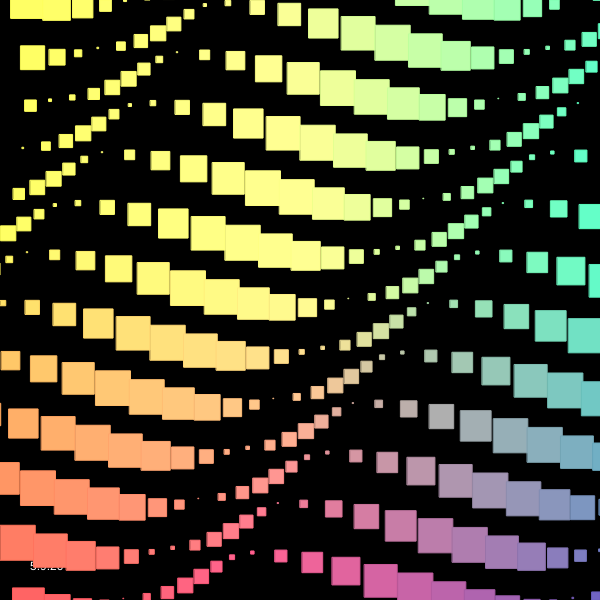
Frame 1 (no input)
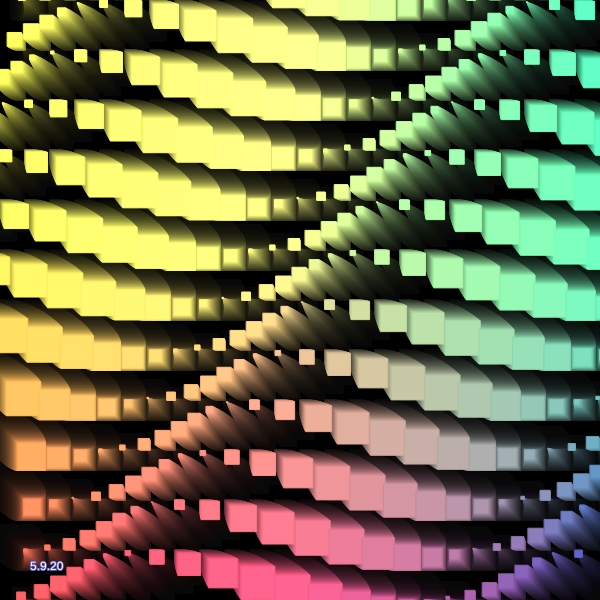
Frame 60 (no input)
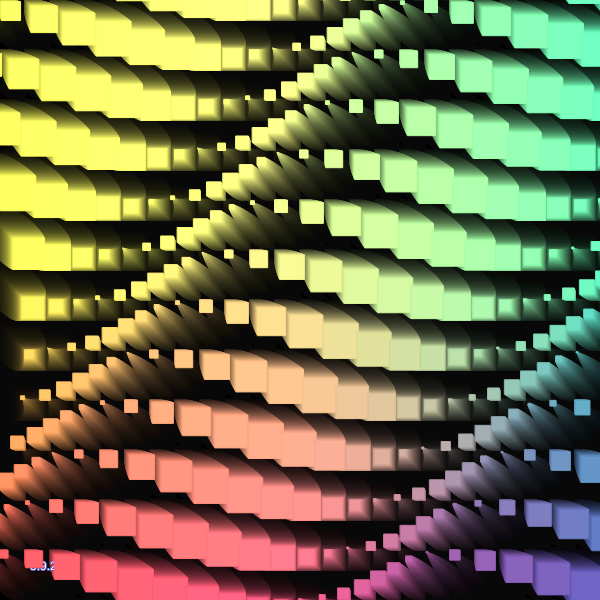
Frame 120 (the mouse pressed at the canvas centre since frame 60)

The p5.js sketch that drew these frames (run headless with seeded random() and noise() and a simulated clock; from frame 60 on, the mouse is pressed at the canvas centre):

// p5.js sketch
// ── sketch.js
var t;
var theta;
var maxFrameCount = 200; // frameCount, change for faster or slower animation

function setup() {
  createCanvas(600, 600);
  noStroke();
  background(0)
}

function draw() {
  background(0, 15);
    fill(255);
  text("5.9.20", 30, height - 30)
  translate(width/2, height/2); // translate 0,0 to center

  t = frameCount/maxFrameCount;
  theta = TWO_PI*t;

  for ( var x= -width/2; x <= width/2; x += 25) {
    for (var y= -height/2; y <= height/2; y += 50) {
      var offSet = 50*x+y+y;   // play with offSet to change map below

      var x2 = map(cos(-theta+offSet), 0, 1, 0, 25); // map x position
      var y2 = map(cos(-theta+offSet), 0, 1, 25, 0); // map y position
      var sz2 = map(sin(-theta+offSet), 0, 1, 10, 35); // map size off the ellipse
      fill(250-(x/2), 250-(y/2), 150+(x/6)); // color with gradient created
      stroke(250-(x/2) - 10, 250-(y/2) - 10 , 150+(x/6) - 10)
      rect(x+x2, y-y2, sz2, sz2);
    }
  }

}
